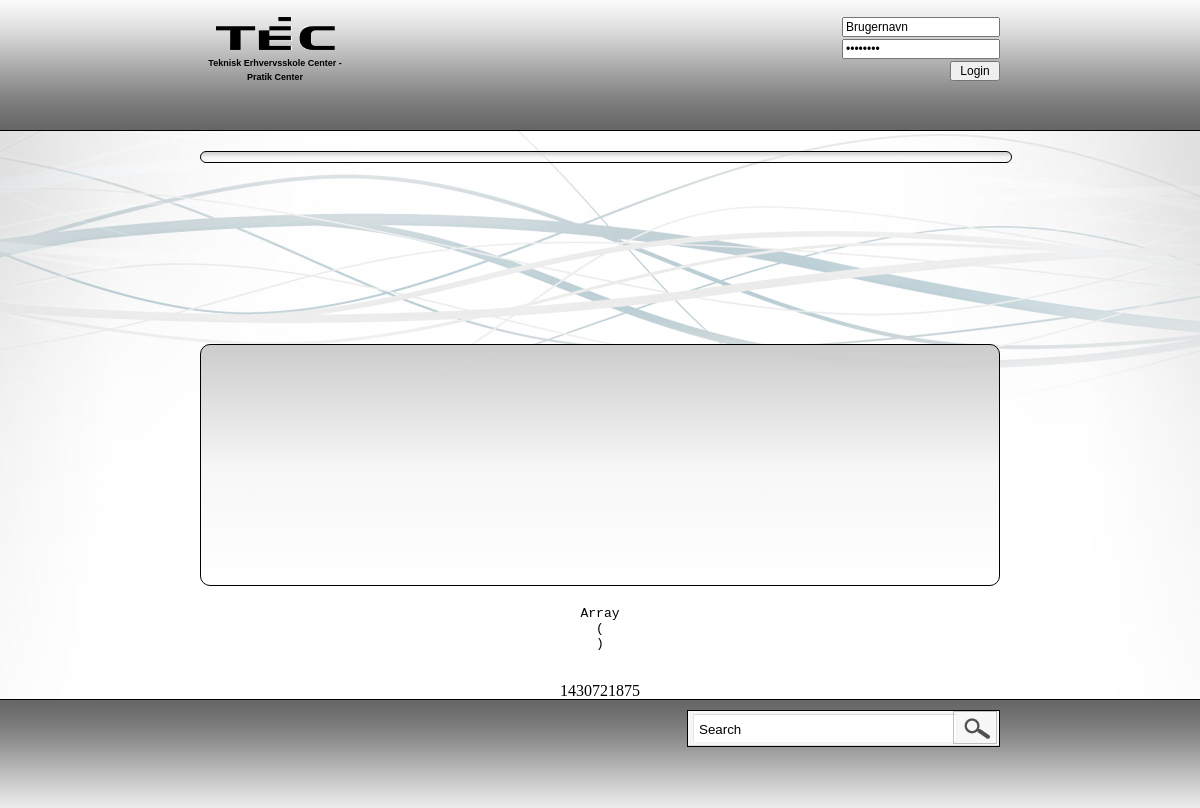
Before: /Site/index.php?page=efefe efef with the older database file.
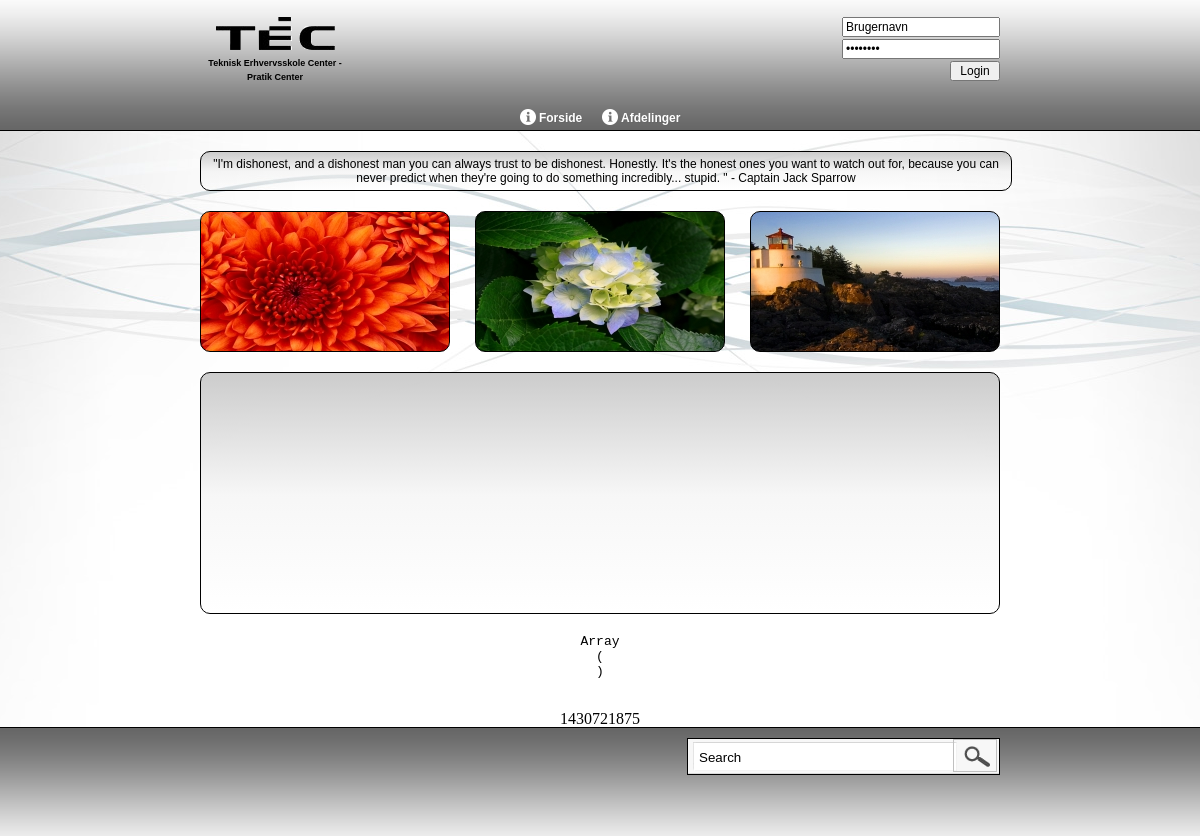
After: the same page with the newer database file.
### tables this page shows
CREATE TABLE IF NOT EXISTS `main_menu_cat` (
  `id` int(11) NOT NULL,
  `menu_cat_name` varchar(255) NOT NULL,
  `sort_nr` int(11) NOT NULL,
  `icon` text
);

CREATE TABLE IF NOT EXISTS `quotes` (
  `id` int(11) NOT NULL,
  `quote` varchar(255) NOT NULL,
  `date` int(2) NOT NULL
);

CREATE TABLE IF NOT EXISTS `images` (
  `image_id` int(11) NOT NULL,
  `image_navn` varchar(255) NOT NULL,
  `image_small` text NOT NULL,
  `image_big` text NOT NULL,
  `image_date` int(11) NOT NULL,
  `fk_album_id` int(11) NOT NULL
);

### Site/include/navbox.php (the view, shortened to what this page needs)
<nav>
    <ul>
        <?php
            $nav_sql="SELECT * FROM main_menu_cat" ;
            $nav_result= mysqli_query($db_conn, $nav_sql) or die (mysqli_error($db_conn));
            while ($nav_row= mysqli_fetch_assoc($nav_result))
            {
                $nav_cat_id=$nav_row['id'];
                if($nav_row['icon']==NULL)
                {
                    $nav_image='<img src="img/icons/003w.png" />';
                }
                else
                {
                    $nav_image="<img src='".$nav_row['icon']."' />";
                } ?>
                <li>
                    <?php echo $nav_image.' '; echo $nav_row['menu_cat_name']; ?>
                    <?php
                    $sub_nav_sql = "select * from main_menu_subcat Where fk_menu_cat_id = '$nav_cat_id'";
                    $sub_nav_resut = mysqli_query($db_conn, $sub_nav_sql) or die (mysql_error());
                    while($page_row = mysqli_fetch_assoc($sub_nav_resut))
                    {
                        $sub_cat_id=$page_row['id'];
                        if($page_row['icon']==NULL)
                        {
                            $nav_image='<img src="img/icons/003w.png" />';
                        }
                        else
                        {
                            $nav_image="<img src='".$page_row['icon']."' />";
                        } ?>
                                <?php
                                $sub_nav_sql = "select * from main_menu_subsubcat Where fk_menu_subcat_id = '$sub_cat_id'";
                                $sub_nav_resut = mysqli_query($db_conn, $sub_nav_sql) or die (mysql_error());
                                {?>
                        <?php   }
                    }?>
                </li>
<?php       }?>
    </ul>
</nav>

### Site/include/html_headder.php (shortened to what this page needs)
<!DOCTYPE html>
<html>
    <head>
    <link href="style.css" rel="stylesheet">
    <link href="css/nav-style.css" rel="stylesheet">
    <link rel="stylesheet" href="//ajax.googleapis.com/ajax/libs/jqueryui/1.11.0/themes/smoothness/jquery-ui.css" />
    <link href="froala_editor/css/font-awesome.min.css" rel="stylesheet" type="text/css">
    <link href="froala_editor/css/froala_editor.min.css" rel="stylesheet" type="text/css">
    </head>

### Site/index.php
<?php include_once("include/html_headder.php") ?>
<div id="bodywrap" align="center">
    <?php include_once("include/header.php") ?>
    <?php include_once("include/content.php") ?>
    <?php include_once("include/footer.php") ?>
</div>
<?php include_once("include/html_end.php") ?>

### Site/include/header.php (shortened to what this page needs)
<div id="header">
  <div id="headerwrap">
    <div id="headertopspace"></div>
    <div id="headerteclogo"> <a href="index.php"><img src="img/tec_logo.png" alt="TEC-PC.dk - klik for at komme til forsiden" border="0"></a><strong>
      <h5>Teknisk Erhvervsskole Center - Pratik Center</h5>
      </strong></a> </div>
    <div style="height:70px; width:500px; float:left; margin-bottom:14px;">
    </div>
    <div id="headerlogin" align="left">
	<?php
	  if (!isset($_SESSION['user']))
		{
			include_once("include/User_module/login.php");
		}
	?>
    </div>
    <div id="navbox">
      <?php include_once("include/navbox.php") ?>
    </div>
  </div>
</div>

### Site/include/User_module/login.php (shortened to what this page needs)
<?php
if (!isset($_SESSION['user']))
{
?>
<form method="post" action="">
<input name="username" type="email" id="username" value="Brugernavn" class="headerlogin_class" onfocus="if (this.value == 'Brugernavn') {this.value = '';}" onblur="if (this.value == '') {this.value = 'Brugernavn';}"/>
<input name="password" type="password" id="password" value="Password" class="headerlogin_class"/ onfocus="if (this.value == 'Password') {this.value = '';this.type='password';}" onblur="if (this.value == '') {this.value = 'Password';this.type='password';}"/>
<input type="submit" name="Submit" value="Login" class="headerlogin_login" />
</form>
<?php
}
?>

### Site/include/content.php (shortened to what this page needs)
<div id="contend" align="center">
  <div id="longtextbox">
  	<?php include_once("include/random_quote.php"); ?>
  </div>
  <div id="smalltextboxwrapper">
	 <?php include_once("include/tre_random_pics.php"); ?>
  </div>
  <div id="bigtextboxes" class="bigtextboxes">
  </div>
  <?php
echo "<pre>";
print_r($_SESSION);
echo "</pre>";
echo "<br />".time();
?>
</div>

### Site/include/footer.php
<div id="footer">
  <div style="width:800px; height:100px">
    <div style="width:487px; height:100px; float:left">
    </div>
    <div style="width:313px; height:90px; margin-top:10px; float:left">
      <div id="searchwrapper">
        <?php include_once("include/footer_search.php") ?>
      </div>
    </div>
  </div>
</div>

### Site/include/footer_search.php
<form action="">
    <input type="text" class="searchbox" name="s" value="Search" onfocus="if (this.value == 'Search') {this.value = '';}" onblur="if (this.value == '') {this.value = 'Search';}">
    <input type="image" scr="" class="searchbox_submit" value="">
</form>

### Site/include/html_end.php
</html>

### Site/include/random_quote.php (shortened to what this page needs)
<div style="max-width:790px;">
<?php
	$month_day = date('j');
	$sql = "SELECT * FROM quotes WHERE date != '0'";
		$result = mysqli_query($db_conn,$sql) or die (mysqli_error($db_conn));
		$row = mysqli_fetch_assoc($result);
		$rows = mysqli_num_rows($result);
		$quote_date = $row['date'];
	if ($rows == '0')
	{
		$sql = "SELECT * FROM quotes ORDER BY RAND() LIMIT 1";
			$result = mysqli_query($db_conn,$sql) or die (mysqli_error($db_conn));
			$row = mysqli_fetch_assoc($result);
			$quote_id = $row['id'];
		echo $row['quote'];
		$sql = "UPDATE quotes SET date = '$month_day' WHERE id = '$quote_id'";
			mysqli_query($db_conn,$sql) or die (mysqli_error($db_conn));
	}
	else
	if ($quote_date == $month_day)
	{
		echo $row['quote'];
	}
?>
</div>

### Site/include/tre_random_pics.php (shortened to what this page needs)
      <?php
      	$counter_2 = 0;
	$random_image_sql = "SELECT * FROM images ORDER BY RAND() LIMIT 3";
	$random_image_result = mysqli_query($db_conn,$random_image_sql) or die (mysqli_error($db_conn));
	while ($random_image_row = mysqli_fetch_assoc($random_image_result))
	{
		if($counter_2 == 0)
		{
			$box_id = 'smalltextboxleft';
		}
		else if($counter_2 == 1)
		{
			$box_id = 'smalltextboxmid';
		}
		else if($counter_2 == 2)
		{
			$box_id = 'smalltextboxright';
		}
		?>
          <div style=" background:url(<?php echo $random_image_row['image_small']; ?>)" id="<?php echo $box_id; ?>"></div>
          <?php
	$counter_2 ++;
	}
?>

### Site/css/nav-style.css (style rules this page uses)
nav { font-family: Verdana, Geneva, sans-serif; font-size: 12px; line-height: normal; margin: 0px; padding: 0px; white-space: nowrap; text-align: center; font-weight: bold; text-shadow: 1px 1px #666; clear: both; float: left; width: 800px; margin-top: 3px; }
nav ul { margin: 0px; padding: 0px; border: 0px; list-style: none; position: relative; display: inline-table; }
nav ul li { color: #fff; }
nav ul img { width: 16px; height: 16px; vertical-align: text-bottom; }
nav ul:after { content: ""; clear: both; display: block; }
nav ul li { float: left; }
nav ul li { padding: 5px 10px; }

Changed rows visible on the page:
added main_menu_cat: menu_cat_name "Forside"
added main_menu_cat: menu_cat_name "Afdelinger"
added quotes: quote "\"I'm dishonest, and a dishonest man you can always trust to be dishonest. Honestly. It's the honest ones you want to watch out for, because you can never predict when they're going to do something incredibly... stupid. \" - Captain Jack Sparrow"
added images: image_small (picture)
added images: image_small (picture)
added images: image_small (picture)
